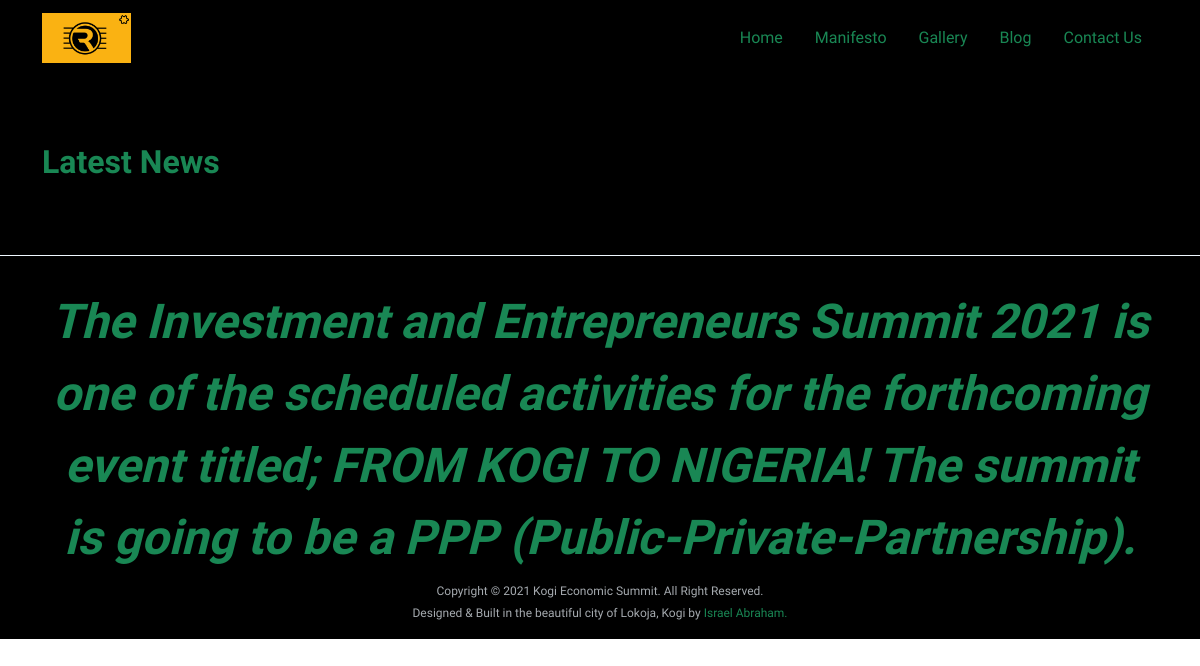
The page /blog/ on the database as committed earlier.
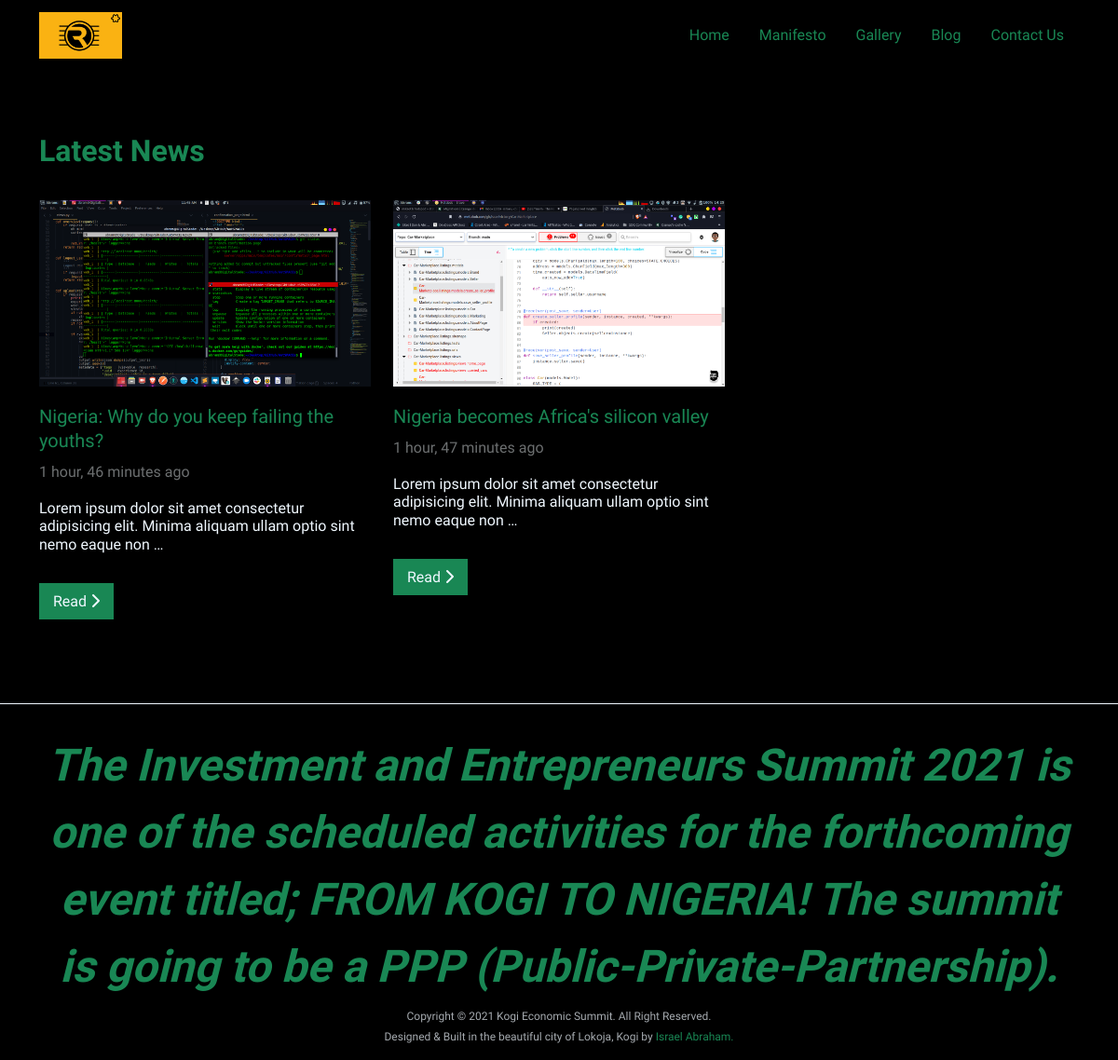
The same page on the database as committed later.
### blog/models.py (models this page shows, shortened)
class Post(models.Model):
    title = models.CharField(max_length=255)
    slug = models.SlugField(max_length=500, blank=True, null=True)
    image = models.ImageField(null=True, blank=True, upload_to="blog/")
    date_created = models.DateTimeField(auto_now_add=True)
    date_modified = models.DateTimeField(auto_now=True)
    content = RichTextField()
    class Meta:
        verbose_name_plural = "Post"
    def get_absolute_url(self):
        return reverse("blog:post", args=[self.slug])

### blog/views.py (the view)
# urls.py: path("", views.posts, name="posts"),
def posts(request: HttpRequest) -> HttpResponse:
    posts = Post.objects.all().order_by("-date_created")
    context = {
        "posts": posts
    }
    return render(request, "blog/blog-grid.html", context)

### templates/blog/blog-grid.html (shortened to what this page needs)
{% extends "blog_base.html" %}
{% load static %}
{% block content %}
<section class="blog__grid">
    <div class="container">
        <div class="blog__grid">
            <div class="head">
                <p class="h3">
                    Latest News
                </p>
            </div>
            <div class="body">
                <div class="row animate__animated animate__fadeInDownBig animate__slower">
                    {% for post in posts %}
                    <div class="col-md-4">
                        <div class="image">
                            <img src="{{ post.image.url }}" alt="{{ post.title }}" class="img-responsive">
                        </div>
                        <div class="_blog_head">
                            <a href="{{ post.get_absolute_url }}" class="h5">
                                {{ post.title }}
                            </a>
                            <p class="h6 date_posted">
                                {{ post.date_created|timesince }} ago
                            </p>
                        </div>
                        <div class="_blog_body">
                            <p class="h6">
                                {{ post.content|truncatewords:16 }}
                            </p>
                            <a href="{{ post.get_absolute_url }}" class="h6">
                                Read <i class="fa fa-chevron-right" aria-hidden="true"></i>
                            </a>
                        </div>
                    </div>
                    {% endfor %}
                </div>
            </div>
        </div>
    </div>
</section>
{% endblock content %}

### templates/blog_base.html (shortened to what this page needs)
{% load static %}
<!DOCTYPE html>
<html lang="en">
<head>
    <link rel="stylesheet" href="{% static "css/bootstrap.min.css" %}">
    <link rel="stylesheet" href="{% static "css/blog.css" %}">
    <link rel="stylesheet" href="{% static "css/animate.min.css" %}">
</head>
<body>
    <section class="blog">
        <div class="container">
            <nav class="navbar navbar-expand-sm coming_nav">
                <a href="{% url "summit:summit_page" %}" class="navbar-brand">
                    <img src="{% static "images/image_two.jpeg" %}" alt="logo" class="logo">
                </a>
                <ul class="nav_tabs mobile-none">
                    <li class="nav-item">
                        <a href="{% url "summit:summit_page" %}" class="nav-link">Home</a>
                    </li>
                    <li class="nav-item">
                        <a href="https://{{ request.get_host }}/#manifesto" class="nav-link">Manifesto</a>
                    </li>
                    <li class="nav-item">
                        <a href="https://{{ request.get_host }}/#gallery" class="nav-link">Gallery</a>
                    </li>
                    <li class="nav-item">
                        <a href="{% url "blog:posts" %}" class="nav-link">Blog</a>
                    </li>
                    <li class="nav-item">
                        <a href="https://{{ request.get_host }}/#contact_us" class="nav-link">Contact Us</a>
                    </li>
                </ul>
            </nav>
        </div>
    </section>
    {% block content %}
    {% endblock content %}
    <footer class="footer__section">
        <div class="container">
            <div class="_copyright">
                <span class="logo">
                    The Investment and Entrepreneurs Summit 2021 is one of the scheduled activities for the
                    forthcoming event
                    titled; <span class="green">FROM KOGI TO NIGERIA!</span> The summit is going to be a PPP
                    (Public-Private-Partnership).
                </span>
            </div>
            <div class="_trademark">
                <p class="h6">
                    Copyright © 2021 Kogi Economic Summit. All Right Reserved.
                </p>
                <p class="h6">
                    Designed & Built in the beautiful city of Lokoja, Kogi by <a
                        href="https://api.whatsapp.com/send/?phone=2348137281916" class="_abram" id="_abram">Israel
                        Abraham.</a>
                </p>
            </div>
        </div>
    </footer>
</body>
</html>

### summit/static/css/blog.css (style rules this page uses)
ul { margin-bottom: 0% !important; }
section.blog { background: #000 !important; }
section.blog nav.coming_nav { background-color: transparent; display: flex; justify-content: space-between; }
section.blog img.logo { width: 100%; height: 50px; }
section.blog ul.nav_tabs { list-style: none; display: flex; margin-bottom: 0%; }
section.blog ul.nav_tabs li.nav-item a.nav-link { color: #198754; }
section.blog__grid { height: 100%; border-bottom: 1px solid #f0f8ff; background-color: #000; padding-bottom: 40px; }
section.blog__grid div.blog__grid { padding-top: 6%; }
section.blog__grid div.blog__grid div.head { margin-bottom: 3%; }
section.blog__grid div.blog__grid div.head p.h3 { color: #198754; font-size: 32px; font-weight: 600; margin-bottom: 10px; }
section.blog__grid div.blog__grid div.body div.col-md-4 { margin-bottom: 5%; }
section.blog__grid div.blog__grid div.body div.col-md-4 div.image img { width: 100%; height: 100%; }
section.blog__grid div.blog__grid div.body div.col-md-4 div._blog_head { margin-top: 20px; }
section.blog__grid div.blog__grid div.body div.col-md-4 div._blog_head a.h5 { color: #198754; text-decoration: none; }
section.blog__grid div.blog__grid div.body div.col-md-4 div._blog_head p.date_posted { margin-top: 10px; color: #6c6f70; }
section.blog__grid div.blog__grid div.body div.col-md-4 div._blog_body { margin-top: 20px; }
section.blog__grid div.blog__grid div.body div.col-md-4 div._blog_body p.h6 { font-weight: 400; color: #f0f8ff; margin-bottom: 40px; }
section.blog__grid div.blog__grid div.body div.col-md-4 div._blog_body a.h6 { background-color: #198754; color: #f0f8ff; padding: 10px 15px; text-decoration: none; transition: all 0.3s ease-in-out; }
footer.footer__section { padding-top: 30px !important; }

### summit/static/css/styles.css (style rules this page uses)
* { margin: 0%; padding: 0%; }
body { font-family: "Recursive", sans-serif; scroll-behavior: smooth; }
footer.footer__section { background-color: #000; text-align: center; padding: 10px; }
footer.footer__section div._copyright span.logo { font-size: 48px; color: #198754; font-weight: 600; font-style: italic; }
footer.footer__section div._trademark { margin-top: 10px; }
footer.footer__section div._trademark p.h6 { font-size: 12px; color: #a5aaaf; font-weight: 400; }
footer.footer__section div._trademark p.h6 a._abram { text-decoration: none; color: #198754; }

Rows that differ between the two databases and show on the page:
added Post: image (picture), title "Nigeria: Why do you keep failing the youths?", date_created "1 hour, 46 minutes", content "Lorem ipsum dolor sit amet consectetur adipisicing elit. Minima aliquam ullam optio sint nemo eaque non …"
added Post: image (picture), title "Nigeria becomes Africa's silicon valley", date_created "1 hour, 47 minutes", content "Lorem ipsum dolor sit amet consectetur adipisicing elit. Minima aliquam ullam optio sint nemo eaque non …"
